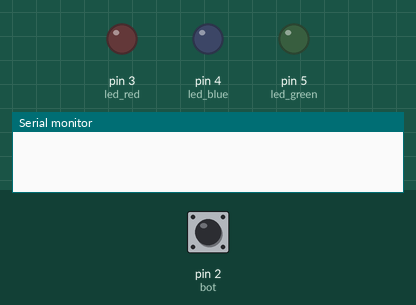
Recording of a sketch running on a simulated Arduino Uno, built with avr-gcc and run on an emulated ATmega328P. Parts: output pins drawn as LEDs (lit = HIGH), the last lines printed to the serial monitor. Inputs (shaded band) come from the test bench; at power-on: pin 2 (bot) LOW.

Above: at 1.2 s.
1.3 s: pin 2 (bot) pulled HIGH for 3.2 s
At 5.6 s:
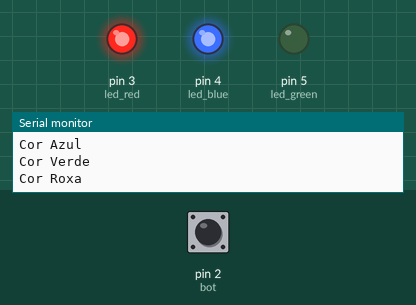
6.0 s: pin 2 (bot) pulled HIGH for 0.15 s
At 6.9 s:
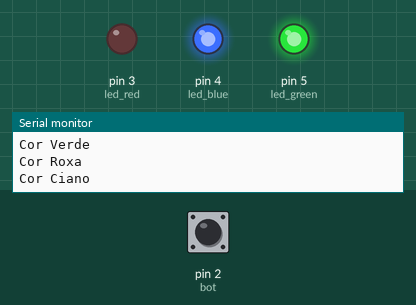
7.6 s: pin 2 (bot) pulled HIGH for 1 s
At 8.1 s:
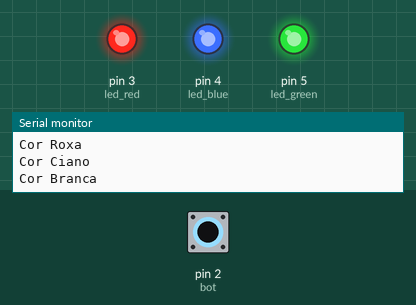
10.1 s: pin 2 (bot) driven HIGH
At 11.5 s:
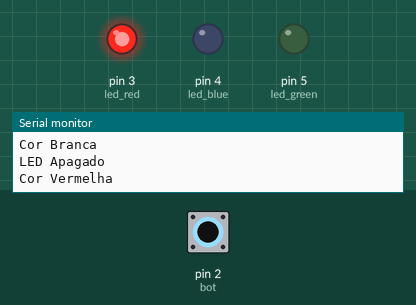
11.6 s: pin 2 (bot) driven LOW
At 12.2 s:
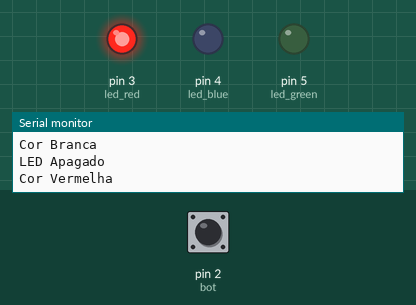
Timing chart, 0 to 14.1 s (numbered marks = the images above; inputs shaded):
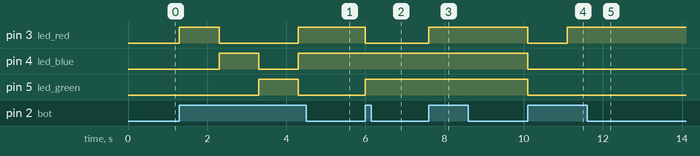

The sketch:

serial_monitor1.ino
```cpp
int led_red = 3, led_blue = 4, led_green = 5;
int bot = 2, es_bot;
int aux = 0;

void setup()
{
  pinMode(led_red, OUTPUT);
  pinMode(led_blue, OUTPUT);
  pinMode(led_green, OUTPUT);
  pinMode(bot, INPUT);

  Serial.begin(6600);
}

void loop()
{
  es_bot = digitalRead(bot);

  if(es_bot == 1 && aux == 0)
  {
    digitalWrite(led_red, HIGH);
    Serial.println("Cor Vermelha");
    aux++;
    delay(1000);
  }

  es_bot = digitalRead(bot);

  if(es_bot == 1 && aux == 1)
  {
    digitalWrite(led_red, LOW);

    digitalWrite(led_blue, HIGH);
    Serial.print("Cor Azul\n");
    aux++;
    delay(1000);
  }

  es_bot = digitalRead(bot);

  if(es_bot == 1 && aux == 2)
  {
    digitalWrite(led_blue, LOW);

    digitalWrite(led_green, HIGH);
    Serial.print("Cor Verde\n");
    aux++;
    delay(1000);
  }

  es_bot = digitalRead(bot);

  if(es_bot == 1 && aux == 3)
  {
    digitalWrite(led_green, LOW);

    digitalWrite(led_blue, HIGH);
    digitalWrite(led_red, HIGH);
    Serial.print("Cor Roxa\n");
    aux++;
    delay(1000);
  }

  es_bot = digitalRead(bot);

  if(es_bot == 1 && aux == 4)
  {
    digitalWrite(led_red, LOW);

    digitalWrite(led_green, HIGH);
    Serial.print("Cor Ciano\n");
    aux++;
    delay(1000);
  }

  es_bot = digitalRead(bot);

  if(es_bot == 1 && aux == 5)
  {
    digitalWrite(led_red, HIGH);
    digitalWrite(led_blue, HIGH);
    digitalWrite(led_green, HIGH);
    Serial.print("Cor Branca\n");
    aux++;
    delay(1000);
  }

//////////////////////////////////////////

  es_bot = digitalRead(bot);

  if(es_bot == 1 && aux == 6)
  {
    digitalWrite(led_red, LOW);
    digitalWrite(led_blue, LOW);
    digitalWrite(led_green, LOW);
    Serial.print("LED Apagado\n\n");
    aux = 0;
    delay(1000);
  }

}
```

Measured:
- after the input at 1.3 s, pin 3 (led_red): LOW → HIGH at once, → LOW 1.0 s later, → HIGH 2.0 s later; pin 4 (led_blue): LOW → HIGH after 1.0 s, → LOW 1.0 s later, → HIGH 1.0 s later; pin 5 (led_green): LOW → HIGH after 2.0 s, → LOW 1.0 s later
- after the input at 6.0 s, pin 3 (led_red): HIGH → LOW at once; pin 5 (led_green): LOW → HIGH at once
- after the input at 7.6 s, pin 3 (led_red): LOW → HIGH at once
- after the input at 10.1 s, pin 3 (led_red): HIGH → LOW at once, → HIGH 1.0 s later; pin 4 (led_blue), pin 5 (led_green): HIGH → LOW at once
- after the input at 11.6 s, pin 3 (led_red): stays HIGH (without the input it goes to LOW after 0.50 s); pin 4 (led_blue): stays LOW (without the input it goes to HIGH after 0.50 s); pin 5 (led_green): stays LOW (without the input it goes to HIGH after 1.5 s)
